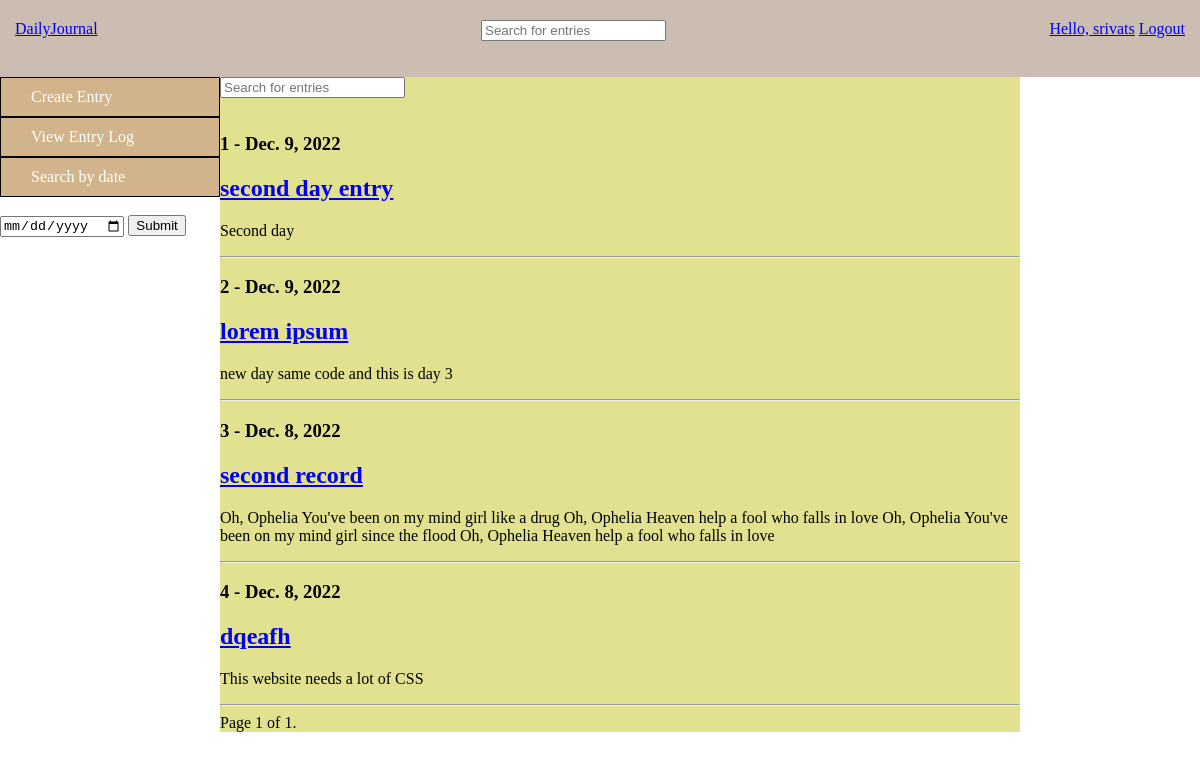
Page /entry-log/?page=2 (signed in) on the earlier database version.
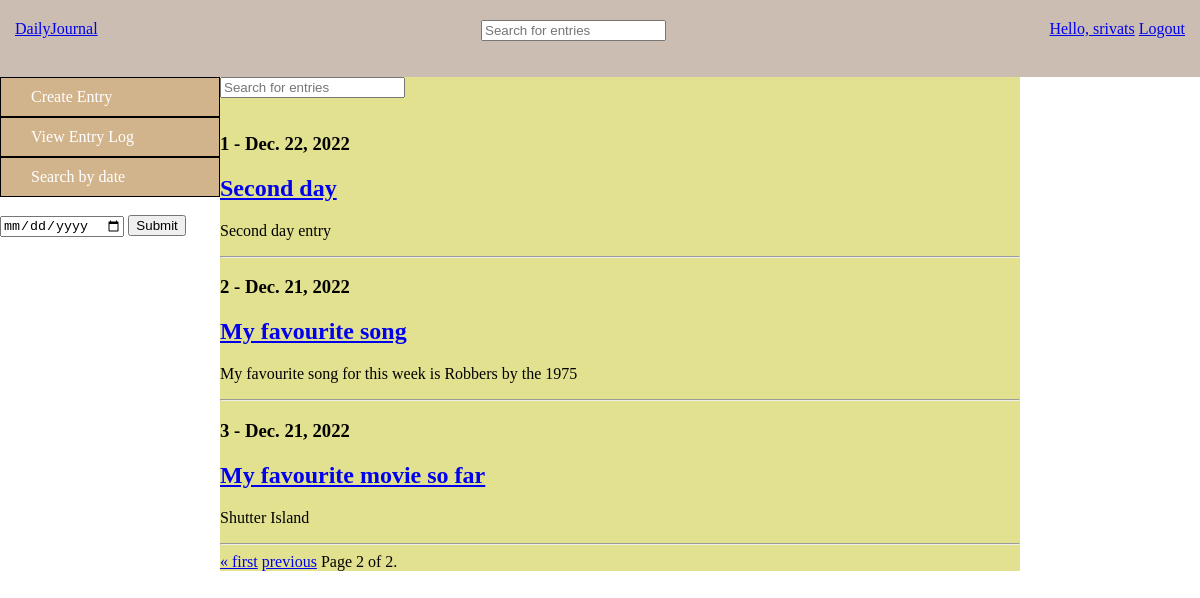
Same page on the later database version.
### base/models.py (models this page shows, shortened)
class Entry(models.Model):
    host = models.ForeignKey(User,  on_delete=models.SET_NULL, null=True)
    record = models.TextField( null = False)
    created_at = models.DateField(auto_now_add=True, auto_now=False)
    highlight = models.CharField(max_length = 200)
    class Meta():
        ordering = ['-created_at']

### base/views.py (the view)
# urls.py: path('entry-log/', views.entryLog, name='entry-log'),
@login_required(login_url='login')
def entryLog(request):
    page = 'entry-log'
    if request.user.is_authenticated:
        searched_entries = Entry.objects.filter(host = request.user)
        paginator = Paginator(searched_entries, 4)
        page_number = request.GET.get('page')
        page_obj = paginator.get_page(page_number)
        if request.method=='POST':
            searched = request.POST['searched']
            searched_entries = searched_entries.filter(Q(record__contains=searched)| Q(highlight__contains=searched))
            paginator = Paginator(searched_entries, 4)
            page_number = request.GET.get('page')
            page_obj = paginator.get_page(page_number)
            context={'page_obj':page_obj, 'searched':searched,'page':page}
        else:
            context={'searched_entries':searched_entries,'page':page, 'page_obj':page_obj}
        return render(request, 'base/home.html',context=context)
    else:
        return render(request, 'base/home.html')

### base/templates/base/home.html (shortened to what this page needs)
{% extends 'main.html' %}
{% block content %}
{% if user.is_authenticated %}
<div class="container">
    <div class="header-bar">
        <a href="{% url 'create-entry' %}">Create Entry</a>
        <a href="{% url 'entry-log' %}">View Entry Log</a>
        <a href="#">Search by date</a><br>
        <form action="" method="POST" id="cal-seacrh">
            <input type="date" name="pickdate" max={{today}} >
            <input type="submit">
        </form>
    </div>
            <div class="content-mid">
                {% if page == 'entry-log' %}
                <div class="search-items">
                    <form action="" method="POST" id="text-search">
                     <input type="text" name="searched" placeholder = "Search for entries" />
                    </form>
                </div>
                {% include 'base/entry_log.html' %}
                {% elif searched %}
                {% include 'base/entry_log.html' %}
                {% elif page == 'create-entry' %}
                {% include 'base/create-entry.html' %}
                {% elif page == 'calendar' %}
                {% include 'base/calendar_module.html' %}
                {% elif page == 'update-entry' %}
                {% include 'base/update_entry.html' %}
                {% else %}
                <div class="diary-name">
                    {{ request.user.username }}'s Diary
                </div>
                {% endif %}
            </div>
    {% else %}
            {% include 'base/intro-content.html' %}
{% endif %}
</div>
{% endblock %}

### base/templates/base/entry_log.html (shortened to what this page needs)
{% block content %}
{% for record in page_obj %}
    <h3>{{forloop.counter}} - {{record.created_at}}</h3>
    <h2><a href="{% url 'update-entry' record.id %}">{{record.highlight}}</a></h2>
    <p>{{record.record}}</p>
    <hr>
{% endfor %}
<div class="pagination">
    <span class="step-links">
        {% if page_obj.has_previous %}
            <a href="?page=1">&laquo; first</a>
            <a href="?page={{ page_obj.previous_page_number }}">previous</a>
        {% endif %}
        <span class="current">
            Page {{ page_obj.number }} of {{ page_obj.paginator.num_pages }}.
        </span>
    </span>
</div>
{% endblock %}

Differences in the rows shown:
no longer on this page (row edited): Entry: created_at "Dec. 9, 2022", highlight "second day entry", record "Second day"
no longer on this page (row edited): Entry: created_at "Dec. 9, 2022", highlight "lorem ipsum", record "new day same code and this is day 3"
removed Entry: created_at "Dec. 8, 2022", highlight "second record", record "Oh, Ophelia You've been on my mind girl like a drug Oh, Ophelia Heaven help a fool who falls in love Oh, Ophelia You've been on my mind girl since the flood Oh, Ophelia Heaven help a fool who falls in love"
no longer on this page (row edited): Entry: created_at "Dec. 8, 2022", highlight "dqeafh", record "This website needs a lot of CSS"
now on this page (row edited): Entry: created_at "Dec. 22, 2022", highlight "Second day", record "Second day entry"
added Entry: created_at "Dec. 21, 2022", highlight "My favourite song", record "My favourite song for this week is Robbers by the 1975"
added Entry: created_at "Dec. 21, 2022", highlight "My favourite movie so far", record "Shutter Island"
Other differences:
{{ page_obj.number }}: "1" → "2"
{{ page_obj.paginator.num_pages }}: "1" → "2"
text now shown: "« first previous"
